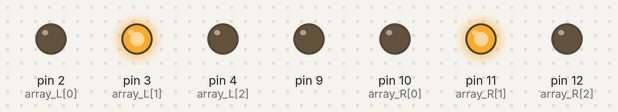
Simulated run of this sketch. Board: Arduino Uno, built with avr-gcc and run on an emulated ATmega328P. Parts: output pins drawn as LEDs (lit = HIGH).

Above: at 0.2 s.
At 18.1 s:
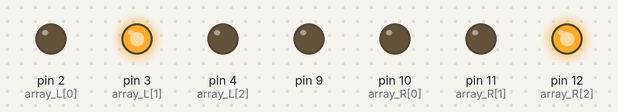
At 19.1 s:
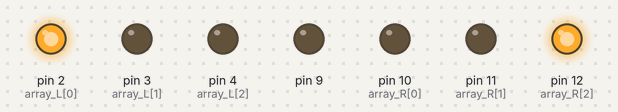
At 28.1 s:
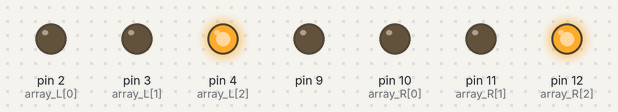
At 31.1 s:
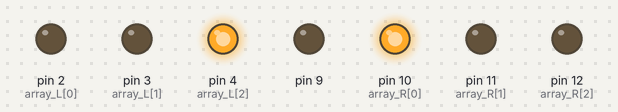
At 39.1 s:
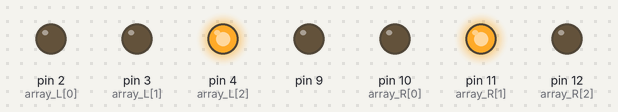
Timing chart, 0 to 40.0 s (numbered marks = the images above):
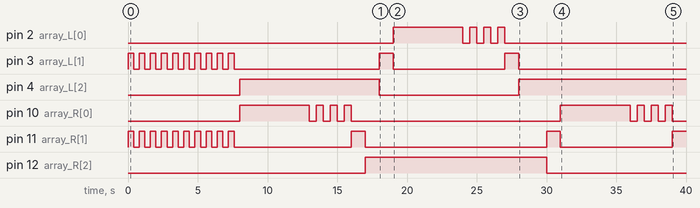

Measured:
- by itself, pin 2 (array_L[0]): LOW → HIGH at 19.0 s, → LOW 5.0 s later, → HIGH 0.50 s later, → LOW 0.50 s later, … (8 changes in this stretch)
- by itself, pin 3 (array_L[1]): goes 9 × (HIGH 0.40 s, LOW 0.40 s), HIGH 0.40 s, LOW 10.4 s, HIGH 1.0 s, LOW 8.0 s, HIGH 1.0 s, then LOW
- by itself, pin 4 (array_L[2]): LOW → HIGH at 8.0 s, → LOW 10.0 s later, → HIGH 10.0 s later
- by itself, pin 10 (array_R[0]): goes HIGH 5.0 s, 3 × (LOW 0.50 s, HIGH 0.50 s), LOW 15.0 s, HIGH 5.0 s, 3 × (LOW 0.50 s, HIGH 0.50 s), then LOW
- by itself, pin 11 (array_R[1]): LOW → HIGH at 0.00 s, → LOW 0.40 s later, → HIGH 0.40 s later, → LOW 0.40 s later, … (25 changes in this stretch)
- by itself, pin 12 (array_R[2]): LOW → HIGH at 17.0 s, → LOW 13.0 s later

The sketch:

treficLed.ino
```cpp
int pin, i;
int array_L[3] = {2, 3, 4};
int array_R[3] = {10, 11, 12};
int trafic_Deley = 5000;

void setup() {
  for (i = 0; i < 3; i++) {
    pinMode(array_L[i], OUTPUT);
    pinMode(array_R[i], OUTPUT);
    pinMode(9, OUTPUT);
    digitalWrite(9, LOW);


  }
}


void loop() {
  redy();//flasher 10 orang led

  while (i = 1) {
    rund_1();//red_L = off , gre_R=on
    delay(trafic_Deley);
    rund_2();//flssh gnd_L +org_L + red_L =on
    delay(1000);
    rund_3();
    delay(trafic_Deley);
    rund_4();
    delay(2000);
    rund_5();


    //    while (i = 1) {}

  }//end while
}
void rund_5() {
  digitalWrite(array_R[2], LOW);
  digitalWrite(array_R[1], HIGH);
  delay(1000);
  digitalWrite(array_R[1], LOW);
  digitalWrite(array_R[0], HIGH);


}
void rund_4() {
  for (i = 0; i < 3; i++) {
    digitalWrite(array_L[0], LOW);
    delay(500);
    digitalWrite(array_L[0], HIGH);
    delay(500);
  }
  digitalWrite(array_L[0], LOW);
  digitalWrite(array_L[1], HIGH);
  delay(1000);
  digitalWrite(array_L[1], LOW);
  digitalWrite(array_L[2], HIGH);


}
void rund_3() {
  digitalWrite(array_L[2], LOW);
  digitalWrite(array_L[1], HIGH);
  delay(1000);
  digitalWrite(array_L[1], LOW);
  digitalWrite(array_L[0], HIGH);
}
void rund_2() {
  for (i = 0; i < 3; i++) {
    digitalWrite(array_R[0], LOW);
    delay(500);
    digitalWrite(array_R[0], HIGH);
    delay(500);
  }
  //////////////
  digitalWrite(array_R[0], LOW);
  digitalWrite(array_R[1], HIGH);
  delay(1000);
  digitalWrite(array_R[1], LOW);
  digitalWrite(array_R[2], HIGH);


}
void rund_1() {
  digitalWrite(array_L[2], HIGH);
  digitalWrite(array_R[0], HIGH);
}//end rund_1


void redy() {
  for (i = 0; i < 10; i++) {
    digitalWrite(array_L[1], HIGH);
    digitalWrite(array_R[1], HIGH);
    delay(400);
    digitalWrite(array_L[1], LOW);
    digitalWrite(array_R[1], LOW);
    delay(400);
  }
}//end redy
```
